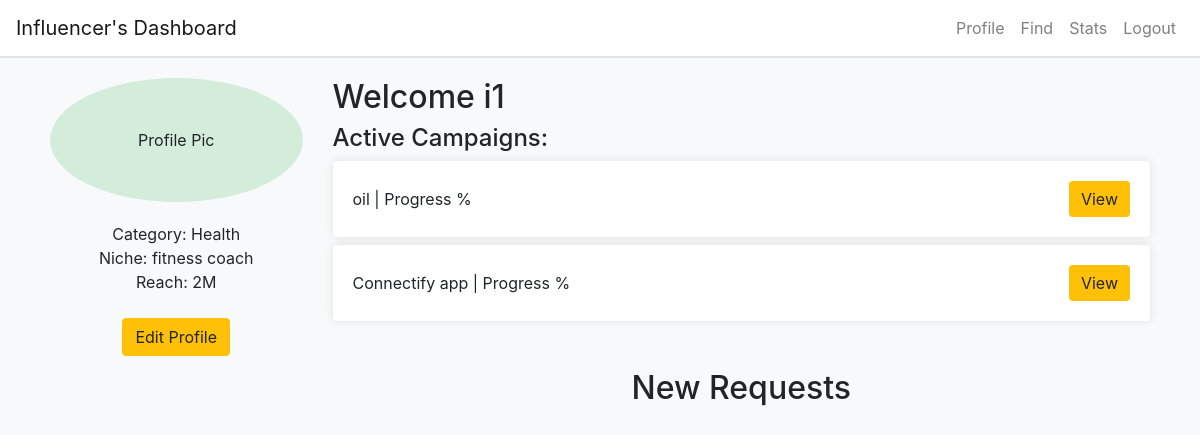
Page /influencer_profile (signed in) on the committed database.
### app.py (models this page shows, shortened)
class Influencer(db.Model):
    __tablename__ = 'influencers'
    id = db.Column(db.Integer, primary_key=True, autoincrement=True)
    user_id = db.Column(db.Integer, db.ForeignKey('users.id'), nullable=False)
    profile_pic = db.Column(db.String(100), default='default_profile_pic.jpg')
    category = db.Column(db.String(100), nullable=False)
    niche = db.Column(db.String(100), nullable=False)
    created_at = db.Column(db.DateTime, default=datetime.utcnow)
    social_networks = db.Column(db.String, nullable=True)
    reach = db.Column(db.String(100), nullable=False)
    is_flagged = db.Column(db.Boolean, default=False)
    ad_requests = db.relationship('AdRequest', backref='influencer', lazy=True)
    user = db.relationship('User', back_populates='influencer')
    campaigns = db.relationship('Campaign', back_populates='influencer')

class User(db.Model):
    __tablename__ = 'users'
    id = db.Column(db.Integer, primary_key=True, autoincrement=True)
    name = db.Column(db.String(100), nullable=False)
    username = db.Column(db.String, unique=True, nullable=False)
    email = db.Column(db.String, unique=True, nullable=False)
    password = db.Column(db.String, nullable=False)
    created_at = db.Column(db.DateTime, default=datetime.utcnow)
    user_role = db.Column(db.String(50), nullable=False)
    sponsor = db.relationship('Sponsor', back_populates='user', uselist=False)
    influencer = db.relationship('Influencer', back_populates='user', uselist=False)

class AdRequest(db.Model):
    id = db.Column(db.Integer, primary_key=True)
    ad_name = db.Column(db.String(100), nullable=False)
    description = db.Column(db.String(500), nullable=False)
    terms = db.Column(db.String(500), nullable=True)
    payment = db.Column(db.Float, nullable=False)
    influencer_name = db.Column(db.String(100), nullable=True)
    influencer_id = db.Column(db.Integer, db.ForeignKey('influencers.id'), nullable=True)
    campaign_id = db.Column(db.Integer, db.ForeignKey('campaign.id'), nullable=False)
    negotiation_status = db.Column(db.String(20), nullable=False, default='no negotiation')
    modified_terms = db.Column(db.Text, nullable=True)
    modified_payment = db.Column(db.Float, nullable=True)
    created_by = db.Column(db.String(20), nullable=False)
    created_at = db.Column(db.DateTime, default=datetime.utcnow)
    campaign = db.relationship('Campaign', backref='ad_requests')
    sponsor_id = db.Column(db.Integer, db.ForeignKey('sponsors.id'), nullable=False)
    status = db.Column(db.String(50), default='pending')

### app.py (the view)
@app.route('/influencer_profile')
def influencer_profile():
    if 'user_id' not in session  or session.get('user_role') != 'influencer':
        flash('You need to log in first.', 'warning')
        return redirect(url_for('login'))
    user_id = session['user_id']
    user = User.query.get(user_id)
    user_role = session.get('user_role')
    influencer = user.influencer
    if not influencer:
        flash('Influencer profile not found.', 'error')
        return redirect(url_for('login'))
    new_requests = AdRequest.query.filter_by(influencer_id=influencer.id,created_by='sponsor', status='pending').all()
    active_campaigns = AdRequest.query.filter_by(influencer_id=influencer.id,status='accepted').all()
    ad_requests = influencer.ad_requests
    return render_template('influencer_profile.html', influencer=influencer, new_requests=new_requests, active_campaigns=active_campaigns, ad_requests=ad_requests, user_role=user_role)

### templates/influencer_profile.html (shortened to what this page needs)
{% extends "base.html" %} {% block title %}Influencer Profile{% endblock %} {%
block content %}
<div class="row">
  <div class="col-md-3 text-center">
    <div
      class="profile-pic"
      style="
        background-color: #d4edda;
        padding: 50px;
        border-radius: 50%;
        margin-bottom: 20px;
      "
    >
      Profile Pic
    </div>
    <div>Category: {{ influencer.category }}</div>
    <div>Niche: {{ influencer.niche }}</div>
    <div>Reach: {{ influencer.reach }}</div>
    <div class="mt-4">
      <a
        href="{{ url_for('edit_influencer_profile',influencer_id=influencer.id) }}"
        class="btn btn-warning"
        >Edit Profile</a
      >
    </div>
  </div>
  <div class="col-md-9">
    <h2>Welcome {{ influencer.user.username }}</h2>
    <h4>Active Campaigns:</h4>
    {% for campaign in active_campaigns %}
    <div class="card mb-2">
      <div class="card-body d-flex justify-content-between align-items-center">
        <span>{{ campaign.ad_name }} | Progress {{ campaign.progress }}%</span>
        <a
          href="{{ url_for('view_ad', request_id=campaign.id) }}"
          class="btn btn-view"
          >View</a
        >
      </div>
    </div>
    {% endfor %}
    <div class="container mt-5">
      <h2 class="text-center">New Requests</h2>
    </div>
  </div>
</div>
{% endblock %}

### templates/base.html (style rules this page uses)
body { background-color: #f8f9fa; }
.card { margin-bottom: 20px; border: none; box-shadow: 0 0 10px rgba(0, 0, 0, 0.1); }
.btn-view { background-color: #ffc107; border: none; }

### rows in the picture
Influencer: category "Health", niche "fitness coach", reach "2M"
User: user.username "i1"
AdRequest: ad_name "oil"
AdRequest: ad_name "Connectify app"
